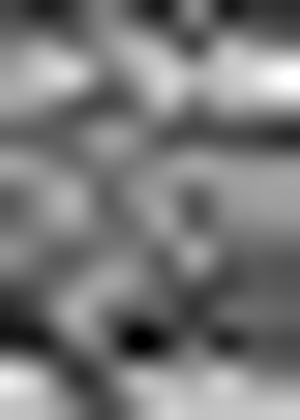
#> input picture Skill-MTCNN/model_MTCNN/cor_matrix1.png, 300 x 420 px, found by its file name
$ python cmp_cov_similarity.py
#> lines starting #> are read from the running program, lines starting #| are printed output that depends on the picture
import cv2
import matplotlib.pyplot as plt
import numpy as np

img1 = cv2.imread("cor_matrix/cor_matrix1.png")
#> img1 is the input picture: shape (420, 300, 3); min 0, max 255, mean 121.6
img2 = cv2.imread("cor_matrix/cor_matrix2.png")
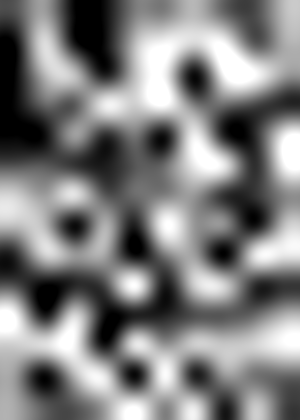
#> input picture Skill-MTCNN/model_MTCNN/cor_matrix2.png, 300 x 420 px, found by its file name
#> img2 is the input picture: shape (420, 300, 3); min 0, max 255, mean 127.6

H1 = cv2.calcHist([img1], [1], None, [256], [0, 256])
#> H1 = 256 values, max 1302 at index 99, min 15 at index 1, mean 492.2
H1 = cv2.normalize(H1, H1, 0, 1, cv2.NORM_MINMAX, -1)  # 对图片进行归一化处理
#> H1 = 256 values, max 1 at index 99, min -2.33e-10 at index 1, mean 0.371

H2 = cv2.calcHist([img2], [1], None, [256], [0, 256])
#> H2 = 256 values, max 3987 at index 0, min 167 at index 253, mean 492.2
H2 = cv2.normalize(H2, H2, 0, 1, cv2.NORM_MINMAX, -1)  # 对图片进行归一化处理
#> H2 = 256 values, max 1 at index 0, min 1.63e-09 at index 253, mean 0.0851

plt.title('similarity between matrix')
plt.xlabel('pixel value')
plt.ylabel('number')

plt.plot(np.array(range(256)), H1, color="orange", linewidth=1, linestyle=':', label='cor_matrix1', marker='o')
plt.plot(np.array(range(256)), H2, color="darkblue", linewidth=0.5, linestyle='--', label='cor_matrix2', marker='+')


plt.legend(loc=2)  # 图例展示位置，数字代表第几象限
plt.show()  # 显示图像
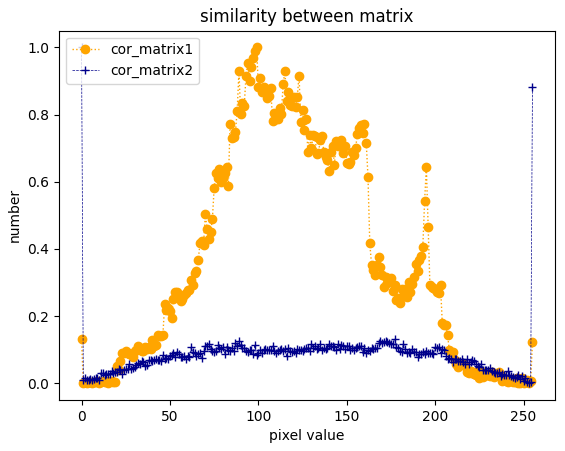
#> figure drawn by matplotlib, 1 panel; curve peaks at x = 99, y = 1; curve peaks at x = 0, y = 1
